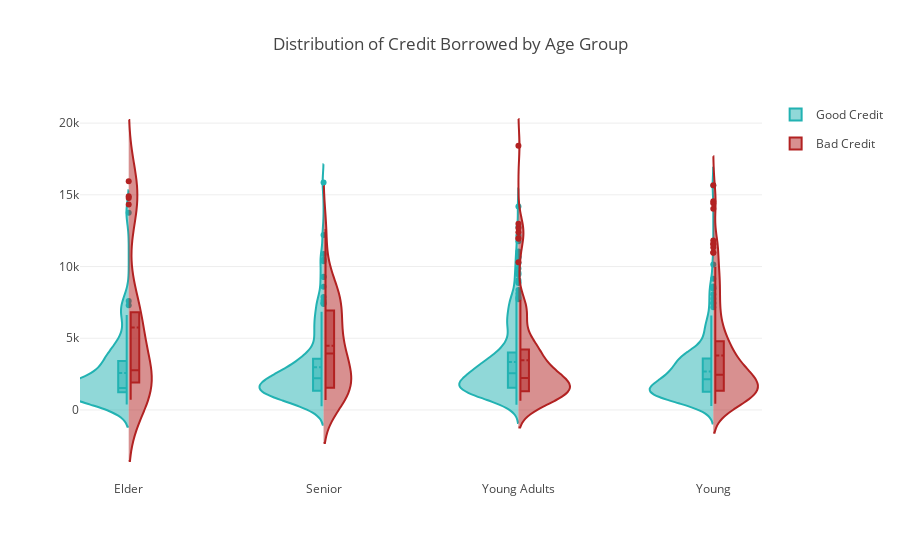

The code cell stored with this chart in its notebook:
### Code cell
fig = {
    "data": [
        {
            "type": 'violin',
            "x": good_credit_data['Age_Group'],
            "y": good_credit_data['Credit amount'],
            "legendgroup": 'Good Credit',
            "scalegroup": 'No',
            "name": 'Good Credit',
            "side": 'negative',
            "box": {
                "visible": True
            },
            "meanline": {
                "visible": True
            },
            "line": {
                "color": 'rgb(34, 178, 178)'
            }
        },
        {
            "type": 'violin',
            "x": bad_credit_data['Age_Group'],
            "y": bad_credit_data['Credit amount'],
            "legendgroup": 'Bad Credit',
            "scalegroup": 'No',
            "name": 'Bad Credit',
            "side": 'positive',
            "box": {
                "visible": True
            },
            "meanline": {
                "visible": True
            },
            "line": {
                "color": 'rgb(178, 34, 34)'
            }
        }
    ],
    "layout" : {
        "title": "Distribution of Credit Borrowed by Age Group",
        "yaxis": {
            "zeroline": False,
        },
        "violingap": 0,
        "violinmode": "overlay"
    }
}


iplot(fig, filename = 'Age-Housing', validate=False)

### Figure 1 — Plotly figure (JSON) as saved in the notebook; plotly's stock layout.template omitted (floating-point values rounded to 4 significant figures; data arrays with more than 128 entries replaced by an {"elided": "..."} marker saying what was removed)
{"data": [{"box": {"visible": true}, "legendgroup": "Good Credit", "line": {"color": "rgb(34, 178, 178)"}, "meanline": {"visible": true}, "name": "Good Credit", "scalegroup": "No", "side": "negative", "type": "violin", "x": {"elided": "700 str values"}, "y": {"elided": "700 int values"}}, {"box": {"visible": true}, "legendgroup": "Bad Credit", "line": {"color": "rgb(178, 34, 34)"}, "meanline": {"visible": true}, "name": "Bad Credit", "scalegroup": "No", "side": "positive", "type": "violin", "x": {"elided": "300 str values"}, "y": {"elided": "300 int values"}}], "layout": {"title": "Distribution of Credit Borrowed by Age Group", "violingap": 0, "violinmode": "overlay", "yaxis": {"zeroline": false}}}
